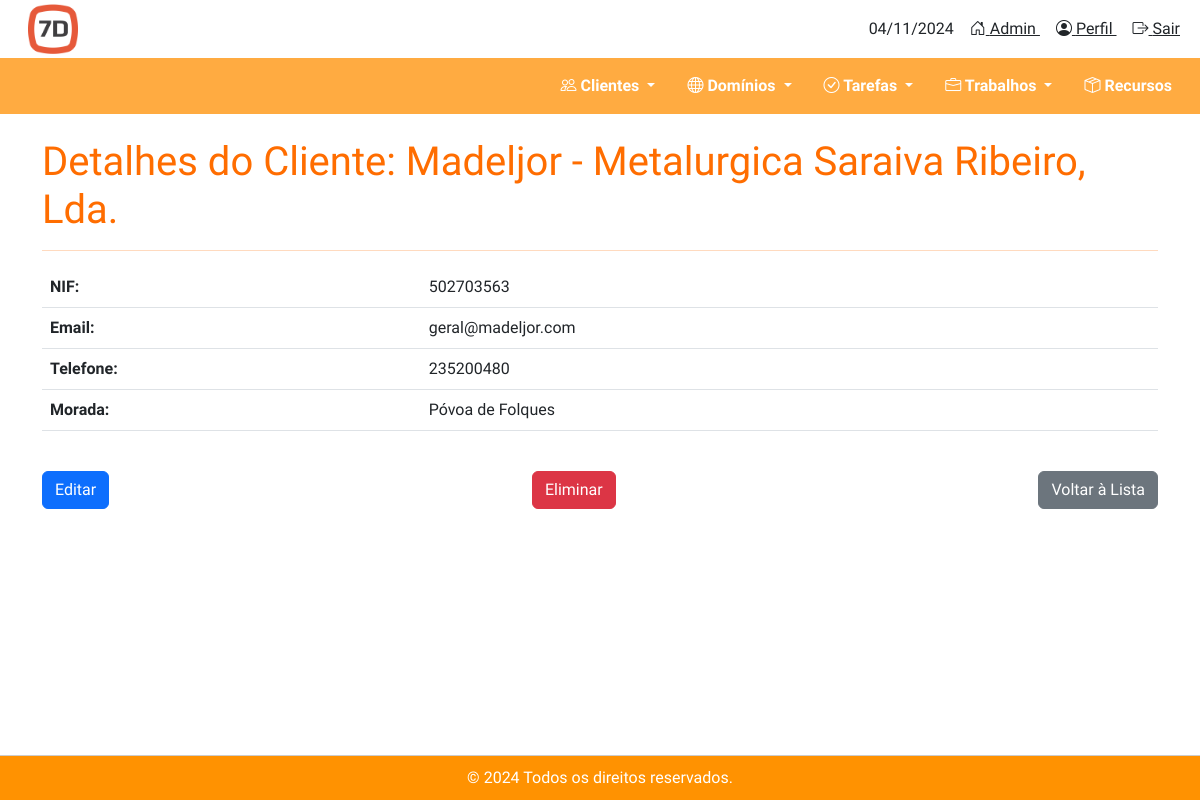
The page /clientes/detalhes/1/ on the database its author committed.
### clientes/models.py (models this page shows, shortened)
class Cliente(models.Model):
    nome = models.CharField(max_length=255)
    nif = models.CharField(max_length=9, verbose_name='Número de Identificação Fiscal')
    morada = models.CharField(max_length=255, blank=True, null=True)
    codigo_postal = models.CharField(max_length=10, blank=True, null=True)
    localidade = models.CharField(max_length=100, blank=True, null=True)
    telefone = models.CharField(max_length=15, blank=True, null=True)
    email = models.EmailField(blank=True, null=True)
    website = models.URLField(blank=True, null=True)
    cliente_desde = models.DateField(blank=True, null=True)

### clientes/views.py (the view)
# urls.py: path('detalhes/<int:cliente_id>/', detalhes_cliente, name='detalhes_cliente'),  # URL para detalhes do cliente
def detalhes_cliente(request, cliente_id):
    cliente = get_object_or_404(Cliente, pk=cliente_id)  # Obtém o cliente ou retorna 404 se não encontrado
    return render(request, 'clientes/detalhes_cliente.html', {'cliente': cliente})

### clientes/templates/clientes/detalhes_cliente.html (shortened to what this page needs)
{% extends 'base.html' %}
{% load static %}
{% block content %}
<h1 class="mt-4" style="color: #ff6d00;">Detalhes do Cliente: {{ cliente.nome }}</h1>
<hr style="border-color: #ff6d00;">
<div class="table-responsive">
    <table class="table">
        <tbody>
            <tr>
                <td><strong>NIF:</strong></td>
                <td>{{ cliente.nif }}</td>
            </tr>
            <tr>
                <td><strong>Email:</strong></td>
                <td>{{ cliente.email }}</td>
            </tr>
            <tr>
                <td><strong>Telefone:</strong></td>
                <td>{{ cliente.telefone }}</td>
            </tr>
            <tr>
                <td><strong>Morada:</strong></td>
                <td>{{ cliente.morada }}</td>
            </tr>
        </tbody>
    </table>
</div>
<div class="d-flex justify-content-between mt-4">
    <a href="{% url 'editar_cliente' cliente.id %}" class="btn btn-primary">Editar</a>
    <a href="{% url 'apagar_cliente' cliente.id %}" class="btn btn-danger">Eliminar</a>
    <a href="{% url 'listar_clientes' %}" class="btn btn-secondary">Voltar à Lista</a>
</div>
{% endblock %}

### static/css/styles.css (style rules this page uses)
html, body { height: 100%; margin: 0; padding: 0; }
* { font-family: 'Play', sans-serif; }

### rows shown on the page
Cliente: nome "Madeljor - Metalurgica Saraiva Ribeiro, Lda.", nif "502703563", email "geral@madeljor.com", telefone "235200480", morada "Póvoa de Folques"

### other values the page prints
{{ today }} "04/11/2024"
{{ current_year }} "2024"
